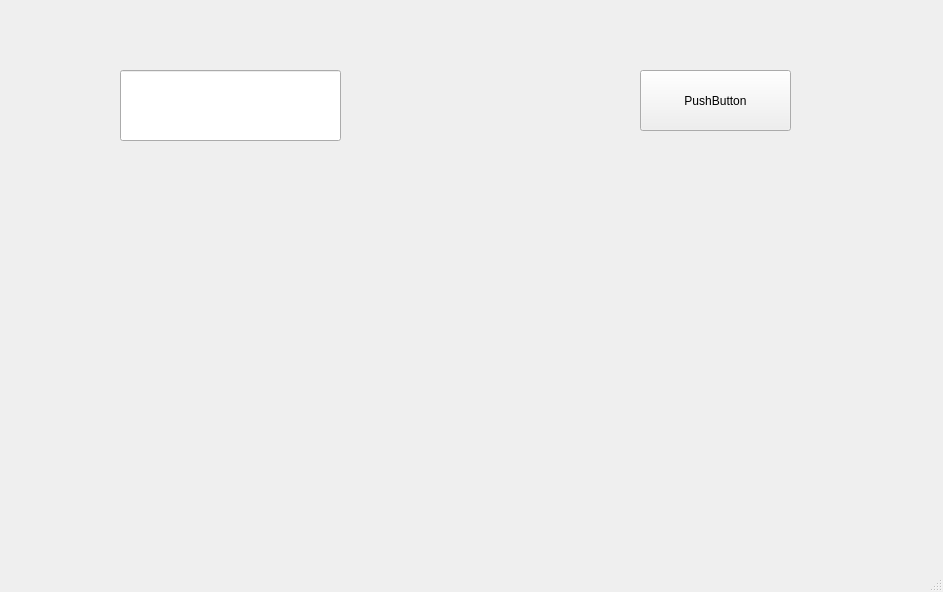
<?xml version="1.0" encoding="UTF-8"?>
<ui version="4.0">
 <class>MainWindow</class>
 <widget class="QMainWindow" name="MainWindow">
  <property name="geometry">
   <rect>
    <x>0</x>
    <y>0</y>
    <width>943</width>
    <height>592</height>
   </rect>
  </property>
  <property name="windowTitle">
   <string>MainWindow</string>
  </property>
  <widget class="QWidget" name="centralwidget">
   <widget class="QLineEdit" name="lineEdit">
    <property name="geometry">
     <rect>
      <x>120</x>
      <y>70</y>
      <width>221</width>
      <height>71</height>
     </rect>
    </property>
   </widget>
   <widget class="QPushButton" name="pushButton">
    <property name="geometry">
     <rect>
      <x>640</x>
      <y>70</y>
      <width>151</width>
      <height>61</height>
     </rect>
    </property>
    <property name="text">
     <string>PushButton</string>
    </property>
   </widget>
   <widget class="QLabel" name="label">
    <property name="geometry">
     <rect>
      <x>560</x>
      <y>200</y>
      <width>301</width>
      <height>41</height>
     </rect>
    </property>
    <property name="text">
     <string/>
    </property>
   </widget>
   <widget class="QLabel" name="label_2">
    <property name="geometry">
     <rect>
      <x>590</x>
      <y>290</y>
      <width>281</width>
      <height>121</height>
     </rect>
    </property>
    <property name="text">
     <string/>
    </property>
   </widget>
  </widget>
  <widget class="QMenuBar" name="menubar">
   <property name="geometry">
    <rect>
     <x>0</x>
     <y>0</y>
     <width>943</width>
     <height>22</height>
    </rect>
   </property>
  </widget>
  <widget class="QStatusBar" name="statusbar"/>
 </widget>
 <resources/>
 <connections/>
</ui>
